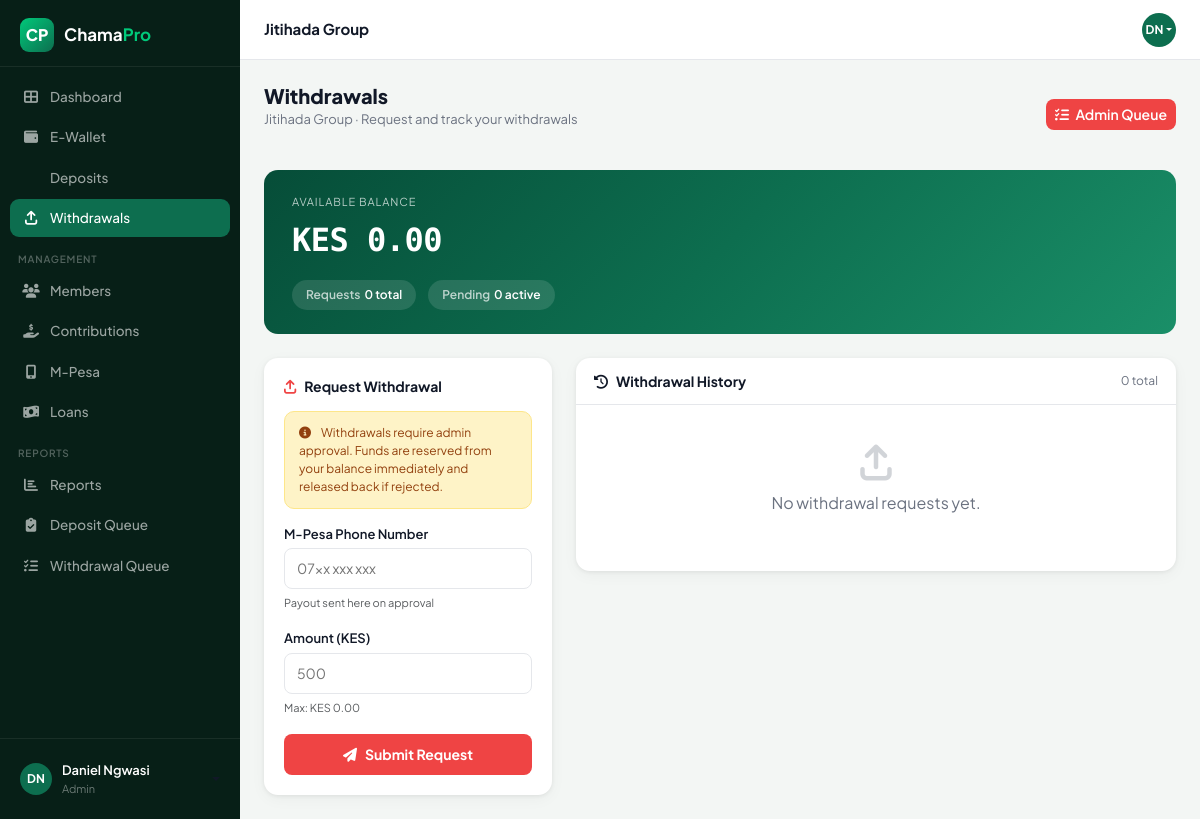
/wallets/2/withdrawals/ (signed in), run on the app's committed database.
### chamapro/models.py (models this page shows, shortened)
class User(AbstractUser):
    phone = models.CharField(max_length=30, unique=True, null=True, blank=True)
    national_id   = models.CharField(max_length=20, blank=True, null=True)
    kra_pin       = models.CharField(max_length=20, blank=True, null=True)
    bio           = models.TextField(blank=True, null=True)
    occupation    = models.CharField(max_length=100, blank=True, null=True)
    location      = models.CharField(max_length=100, blank=True, null=True)
    avatar        = models.ImageField(upload_to='avatars/', blank=True, null=True)
    bank_name     = models.CharField(max_length=100, blank=True, null=True)
    bank_account  = models.CharField(max_length=30, blank=True, null=True)
    mpesa_number  = models.CharField(max_length=20, blank=True, null=True)
    KYC_CHOICES = [
        ('unverified', 'Unverified'),
        ('pending',    'Pending Review'),
        ('verified',   'Verified'),
    ]
    kyc_status = models.CharField(max_length=20, choices=KYC_CHOICES, default='unverified')

class Membership(models.Model):
    ROLE_CHOICES = [
        ('admin',     'Admin'),
        ('treasurer', 'Treasurer'),
        ('secretary', 'Secretary'),
        ('member',    'Member'),
    ]
    chama     = models.ForeignKey(Chama, on_delete=models.CASCADE, related_name='memberships')
    user      = models.ForeignKey('User', on_delete=models.CASCADE, related_name='memberships')
    role      = models.CharField(max_length=30, choices=ROLE_CHOICES, default='member')
    joined_at = models.DateTimeField(default=timezone.now)
    active    = models.BooleanField(default=True)
    class Meta:
        unique_together = ('chama', 'user')

class Chama(models.Model):
    name = models.CharField(max_length=255)
    description = models.TextField(blank=True, null=True)
    created_by = models.ForeignKey(
        'User', null=True, blank=True, on_delete=models.SET_NULL, related_name='created_chamas'
    )
    currency = models.CharField(max_length=10, default='KES')
    contribution_amount = models.DecimalField(max_digits=12, decimal_places=2, default=0)
    contribution_day = models.PositiveSmallIntegerField(default=5)
    meeting_day = models.CharField(max_length=20, blank=True, null=True)
    settings = models.JSONField(default=dict, blank=True)
    is_active = models.BooleanField(default=True)
    created_at = models.DateTimeField(auto_now_add=True)

### wallets/models.py (models this page shows, shortened)
class Wallet(models.Model):
    membership = models.OneToOneField(
        'chamapro.Membership',
        on_delete=models.CASCADE,
        related_name='wallet',
    )
    balance    = models.DecimalField(max_digits=12, decimal_places=2, default=Decimal('0.00'))
    is_frozen  = models.BooleanField(default=False)
    created_at = models.DateTimeField(auto_now_add=True)
    updated_at = models.DateTimeField(auto_now=True)
    class Meta:
        verbose_name        = 'Member Wallet'
        verbose_name_plural = 'Member Wallets'
        ordering            = ['-created_at']

### wallets/views.py (the view)
# urls.py: path('<int:chama_id>/withdrawals/',   views.withdrawal_page,      name='withdrawal_page'),
@login_required
def withdrawal_page(request, chama_id):
    chama      = get_object_or_404(Chama, pk=chama_id)
    membership = _get_membership(request.user, chama)
    wallet     = _get_or_create_wallet(membership)
    withdrawals = wallet.withdrawal_requests.all().order_by('-created_at')
    paginator   = Paginator(withdrawals, 15)
    page_obj    = paginator.get_page(request.GET.get('page', 1))
    context = {
        'chama':       chama,
        'membership':  membership,
        'wallet':      wallet,
        'page_obj':    page_obj,
        'active_chama': chama,
        'is_admin':    _is_admin_or_manager(membership),
    }
    return render(request, 'wallets/withdrawals.html', context)

### chamapro/context_processors.py (called while the page is built)
def user_subscription(request):
    if request.user.is_authenticated:
        try:
            sub = request.user.subscription
        except Exception:
            sub = None
        return {'user_subscription': sub}
    return {'user_subscription': None}

### wallets/views.py (called while the page is built)
def _get_membership(user, chama):
    return get_object_or_404(Membership, user=user, chama=chama, active=True)

def _get_or_create_wallet(membership):
    wallet, _ = Wallet.objects.get_or_create(membership=membership)
    return wallet

def _is_admin_or_manager(membership):
    return membership.role in ('admin', 'manager')

### chamapro/templates/wallets/withdrawals.html (shortened to what this page needs)
{% load static humanize %}
<!DOCTYPE html>
<html lang="en">
<head>
  <link href="https://cdn.jsdelivr.net/npm/bootstrap@5.3.2/dist/css/bootstrap.min.css" rel="stylesheet">
  <link rel="stylesheet" href="https://cdnjs.cloudflare.com/ajax/libs/font-awesome/6.4.2/css/all.min.css">
</head>
<body>
<aside class="sidebar">
  <div class="sidebar-logo">
    <div class="logo-icon">CP</div>
    <div class="logo-text">Chama<span>Pro</span></div>
  </div>
  <nav style="flex:1;padding-bottom:8px;">
    <div class="nav-section">
      <div class="nav-item-wrap"><a href="{% url 'dashboard' %}" class="nav-link-cp"><i class="fas fa-th-large"></i> Dashboard</a></div>
      <div class="nav-item-wrap"><a href="{% url 'wallet_dashboard' chama.id %}" class="nav-link-cp"><i class="fas fa-wallet"></i> E-Wallet</a></div>
      <div class="nav-item-wrap"><a href="{% url 'deposit_page' chama.id %}" class="nav-link-cp"> Deposits</a></div>
      <div class="nav-item-wrap"><a href="{% url 'withdrawal_page' chama.id %}" class="nav-link-cp active"><i class="fas fa-arrow-up-from-bracket"></i> Withdrawals</a></div>
    </div>
    <div class="nav-section">
      <div class="nav-section-label">Management</div>
      <div class="nav-item-wrap"><a href="{% url 'chama_members' chama.id %}" class="nav-link-cp"><i class="fas fa-users"></i> Members</a></div>
      <div class="nav-item-wrap"><a href="{% url 'contributions' chama.id %}" class="nav-link-cp"><i class="fas fa-hand-holding-dollar"></i> Contributions</a></div>
      <div class="nav-item-wrap"><a href="{% url 'mpesa_transactions' chama.id %}" class="nav-link-cp"><i class="fas fa-mobile-screen-button"></i> M-Pesa</a></div>
      <div class="nav-item-wrap"><a href="{% url 'loans' chama.id %}" class="nav-link-cp"><i class="fas fa-money-bill-wave"></i> Loans</a></div>
    </div>
    <div class="nav-section">
      <div class="nav-section-label">Reports</div>
      <div class="nav-item-wrap"><a href="{% url 'reports' chama.id %}" class="nav-link-cp"><i class="fas fa-chart-bar"></i> Reports</a></div>
      {% if is_admin %}
      <div class="nav-item-wrap"><a href="{% url 'admin_deposits' chama.id %}" class="nav-link-cp"><i class="fas fa-clipboard-check"></i> Deposit Queue</a></div>
      <div class="nav-item-wrap"><a href="{% url 'admin_withdrawals' chama.id %}" class="nav-link-cp"><i class="fas fa-list-check"></i> Withdrawal Queue</a></div>
      {% endif %}
    </div>
  </nav>
  <div class="sidebar-footer">
    <div class="dropdown">
      <div class="sidebar-user dropdown-toggle" data-bs-toggle="dropdown">
        <div class="avatar">{{ request.user.first_name.0|upper }}{{ request.user.last_name.0|upper }}</div>
        <div style="flex:1;min-width:0;">
          <div class="user-name">{{ request.user.get_full_name|default:request.user.username }}</div>
          <div class="user-role">{{ membership.get_role_display }}</div>
        </div>
      </div>
    </div>
  </div>
</aside>
<header class="topbar">
  <span style="font-weight:700;font-size:15px;">{{ chama.name }}</span>
  <div class="topbar-right">
    <div class="dropdown">
      <div class="topbar-avatar dropdown-toggle" data-bs-toggle="dropdown">{{ request.user.first_name.0|upper }}{{ request.user.last_name.0|upper }}</div>
    </div>
  </div>
</header>
<div class="main-wrap">
  <div class="main-content">
    <div class="d-flex align-items-center justify-content-between mb-4">
      <div>
        <h1 class="page-title">Withdrawals</h1>
        <p class="page-sub">{{ chama.name }} · Request and track your withdrawals</p>
      </div>
      {% if is_admin %}
      <a href="{% url 'admin_withdrawals' chama.id %}" class="btn btn-sm" style="background:var(--danger);color:#fff;border-radius:8px;font-weight:600;">
        <i class="fas fa-list-check me-1"></i> Admin Queue
      </a>
      {% endif %}
    </div>
    <div class="balance-hero mb-4">
      <div class="balance-label">Available Balance</div>
      <div class="balance-amount">KES {{ wallet.balance|floatformat:2|intcomma }}</div>
      <div class="stat-pills">
        <div class="stat-pill"><span>Requests</span>{{ page_obj.paginator.count }} total</div>
        {% with pending=wallet.withdrawal_requests.filter %}
        <div class="stat-pill"><span>Pending</span>{{ wallet.withdrawal_requests.all|length }} active</div>
        {% endwith %}
      </div>
    </div>
    <div class="row g-4">
      <div class="col-lg-4">
        <div class="form-section">
          <h6><i class="fas fa-arrow-up-from-bracket me-2" style="color:var(--danger);"></i>Request Withdrawal</h6>
          {% if wallet.is_frozen %}
          <div class="warning-box">
            <i class="fas fa-lock me-2"></i>Your wallet is currently frozen. Contact your chama admin.
          </div>
          {% else %}
          <div class="warning-box">
            <i class="fas fa-info-circle me-2"></i>
            Withdrawals require admin approval. Funds are reserved from your balance immediately and released back if rejected.
          </div>
          <form method="post" action="{% url 'wallet_withdraw' chama.id %}">
            <div class="mb-3">
              <label class="form-label-cp">M-Pesa Phone Number</label>
              <input type="tel" name="phone_number" class="form-control-cp" placeholder="07xx xxx xxx" value="{{ request.user.phone_number|default:'' }}" required>
              <small class="text-muted" style="font-size:11px;">Payout sent here on approval</small>
            </div>
            <div class="mb-3">
              <label class="form-label-cp">Amount (KES)</label>
              <input type="number" name="amount" class="form-control-cp" placeholder="500" min="10" max="{{ wallet.balance }}" step="1" required>
              <small class="text-muted" style="font-size:11px;">Max: KES {{ wallet.balance|floatformat:2|intcomma }}</small>
            </div>
            <button type="submit" class="btn-danger-cp">
              <i class="fas fa-paper-plane me-2"></i>Submit Request
            </button>
          </form>
          {% endif %}
        </div>
      </div>
      <div class="col-lg-8">
        <div class="card-cp">
          <div class="card-header-cp">
            <h6><i class="fas fa-history me-2"></i>Withdrawal History</h6>
            <span style="font-size:12px;color:var(--muted);">{{ page_obj.paginator.count }} total</span>
          </div>
          {% if page_obj.object_list %}
          <div style="overflow-x:auto;">
            <table class="dep-table">
              <thead>
                <tr>
                  <th>#</th>
                  <th>Amount</th>
                  <th>Phone</th>
                  <th>M-Pesa Ref</th>
                  <th>Status</th>
                  <th>Date</th>
                </tr>
              </thead>
              <tbody>
                {% for wr in page_obj %}
                <tr>
                  <td style="color:var(--muted);font-size:12px;">#{{ wr.pk }}</td>
                  <td style="font-family:'DM Mono',monospace;font-weight:700;color:var(--danger);">- KES {{ wr.amount|floatformat:2|intcomma }}</td>
                  <td style="font-size:12px;">{{ wr.phone_number }}</td>
                  <td style="font-size:12px;color:var(--muted);">{{ wr.mpesa_reference|default:"—" }}</td>
                  <td>
                    <span class="badge-status
                      {% if wr.status == 'pending' %}badge-pending
                      {% elif wr.status == 'approved' %}badge-approved
                      {% elif wr.status == 'paid' %}badge-paid
                      {% elif wr.status == 'rejected' %}badge-rejected
                      {% else %}badge-failed{% endif %}">
                      <i class="fas {% if wr.status == 'pending' %}fa-clock{% elif wr.status == 'approved' %}fa-thumbs-up{% elif wr.status == 'paid' %}fa-check-circle{% elif wr.status == 'rejected' %}fa-times-circle{% else %}fa-exclamation-circle{% endif %}"></i>
                      {{ wr.get_status_display }}
                    </span>
                    {% if wr.rejection_reason %}
                    <div style="font-size:11px;color:var(--danger);margin-top:3px;">{{ wr.rejection_reason }}</div>
                    {% endif %}
                  </td>
                  <td style="font-size:12px;color:var(--muted);">{{ wr.created_at|date:"d M Y H:i" }}</td>
                </tr>
                {% endfor %}
              </tbody>
            </table>
          </div>
          {% if page_obj.has_other_pages %}
          <div style="padding:12px 16px;border-top:1px solid var(--border);display:flex;gap:6px;justify-content:center;">
            {% if page_obj.has_previous %}<a href="?page={{ page_obj.previous_page_number }}" class="pag-btn">«</a>{% endif %}
            <span class="pag-btn active">{{ page_obj.number }} / {{ page_obj.paginator.num_pages }}</span>
            {% if page_obj.has_next %}<a href="?page={{ page_obj.next_page_number }}" class="pag-btn">»</a>{% endif %}
          </div>
          {% endif %}
          {% else %}
          <div class="empty-state">
            <i class="fas fa-arrow-up-from-bracket"></i>
            <p>No withdrawal requests yet.</p>
          </div>
          {% endif %}
        </div>
      </div>
    </div>
  </div>
</div>
</body>
</html>

### data on the page
User: user.first_name.0 "D", user.last_name.0 "N", user.get_full_name "Daniel Ngwasi"
Membership: role "Admin"
Chama: name "Jitihada Group"
Wallet: balance "0.00", withdrawal_requests.all|length "0"

### other printed values
{{ page_obj.paginator.count }} "0"
